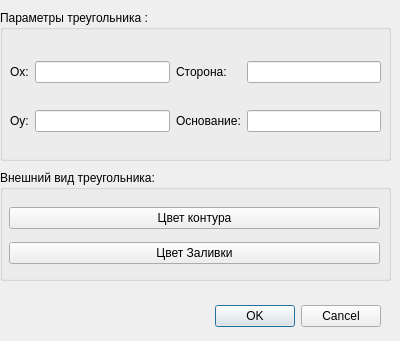
<?xml version="1.0" encoding="UTF-8"?>
<ui version="4.0">
 <class>DialogTriangle</class>
 <widget class="QDialog" name="DialogTriangle">
  <property name="geometry">
   <rect>
    <x>0</x>
    <y>0</y>
    <width>400</width>
    <height>341</height>
   </rect>
  </property>
  <property name="windowTitle">
   <string>Dialog</string>
  </property>
  <widget class="QDialogButtonBox" name="buttonBox">
   <property name="geometry">
    <rect>
     <x>10</x>
     <y>300</y>
     <width>371</width>
     <height>32</height>
    </rect>
   </property>
   <property name="orientation">
    <enum>Qt::Horizontal</enum>
   </property>
   <property name="standardButtons">
    <set>QDialogButtonBox::Cancel|QDialogButtonBox::Ok</set>
   </property>
  </widget>
  <widget class="QGroupBox" name="aspectTriangle">
   <property name="geometry">
    <rect>
     <x>0</x>
     <y>170</y>
     <width>391</width>
     <height>111</height>
    </rect>
   </property>
   <property name="title">
    <string>Внешний вид треугольника:</string>
   </property>
   <widget class="QWidget" name="verticalLayoutWidget_5">
    <property name="geometry">
     <rect>
      <x>9</x>
      <y>30</y>
      <width>371</width>
      <height>73</height>
     </rect>
    </property>
    <layout class="QVBoxLayout" name="verticalLayout">
     <item>
      <widget class="QPushButton" name="PenColor">
       <property name="text">
        <string>Цвет контура</string>
       </property>
      </widget>
     </item>
     <item>
      <widget class="QPushButton" name="BrushColor">
       <property name="text">
        <string>Цвет Заливки</string>
       </property>
      </widget>
     </item>
    </layout>
   </widget>
  </widget>
  <widget class="QGroupBox" name="parametersTriangle">
   <property name="geometry">
    <rect>
     <x>0</x>
     <y>10</y>
     <width>391</width>
     <height>151</height>
    </rect>
   </property>
   <property name="title">
    <string>Параметры треугольника :</string>
   </property>
   <widget class="QWidget" name="gridLayoutWidget_5">
    <property name="geometry">
     <rect>
      <x>10</x>
      <y>30</y>
      <width>371</width>
      <height>115</height>
     </rect>
    </property>
    <layout class="QGridLayout" name="gridLayout">
     <item row="1" column="3">
      <widget class="QLineEdit" name="BaseLine"/>
     </item>
     <item row="0" column="2">
      <widget class="QLabel" name="SideLabel">
       <property name="text">
        <string>Сторона:</string>
       </property>
      </widget>
     </item>
     <item row="0" column="3">
      <widget class="QLineEdit" name="SideLine">
       <property name="text">
        <string/>
       </property>
      </widget>
     </item>
     <item row="1" column="0">
      <widget class="QLabel" name="posYLabel">
       <property name="text">
        <string>Oy:</string>
       </property>
      </widget>
     </item>
     <item row="1" column="1">
      <widget class="QLineEdit" name="linePositionY"/>
     </item>
     <item row="1" column="2">
      <widget class="QLabel" name="BaseLabel">
       <property name="text">
        <string>Основание:</string>
       </property>
      </widget>
     </item>
     <item row="0" column="1">
      <widget class="QLineEdit" name="linePositionX"/>
     </item>
     <item row="0" column="0">
      <widget class="QLabel" name="posXLabel">
       <property name="text">
        <string>Ox:</string>
       </property>
      </widget>
     </item>
    </layout>
   </widget>
  </widget>
 </widget>
 <resources/>
 <connections>
  <connection>
   <sender>buttonBox</sender>
   <signal>rejected()</signal>
   <receiver>DialogTriangle</receiver>
   <slot>reject()</slot>
   <hints>
    <hint type="sourcelabel">
     <x>219</x>
     <y>316</y>
    </hint>
    <hint type="destinationlabel">
     <x>185</x>
     <y>289</y>
    </hint>
   </hints>
  </connection>
  <connection>
   <sender>buttonBox</sender>
   <signal>accepted()</signal>
   <receiver>DialogTriangle</receiver>
   <slot>accept()</slot>
   <hints>
    <hint type="sourcelabel">
     <x>344</x>
     <y>310</y>
    </hint>
    <hint type="destinationlabel">
     <x>330</x>
     <y>291</y>
    </hint>
   </hints>
  </connection>
 </connections>
</ui>
